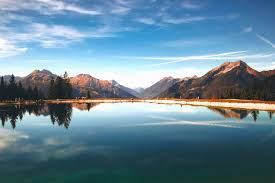
#> input picture Programs/download.jpeg, 275 x 183 px
$ python 7.py
#> lines starting #> are read from the running program, lines starting #| are printed output that depends on the picture
import cv2

image = cv2.imread('download.jpeg')
#> image is the input picture: shape (183, 275, 3); mean B, G, R 150.7, 133.5, 103.1
print(image.shape)
#| (183, 275, 3)
height,width = image.shape[:2]
#> height = 183; width = 275

mid_x = width // 2
#> mid_x = 137
mid_y = height // 2
#> mid_y = 91

top_left = image[0:mid_y, 0:mid_x]
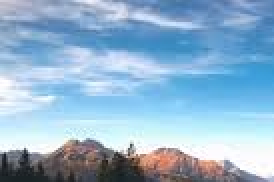
#> top_left: shape (91, 137, 3) (shown 2 times larger); mean B, G, R 206.4, 179.3, 145.1
top_right = image[0:mid_y, mid_x:width]
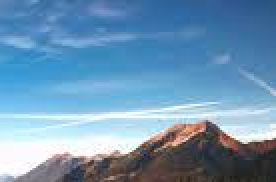
#> top_right: shape (91, 138, 3) (shown 2 times larger); mean B, G, R 179.7, 148.4, 109.4
bottom_left = image[mid_y:height, 0:mid_x]
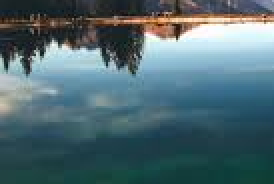
#> bottom_left: shape (92, 137, 3) (shown 2 times larger); mean B, G, R 113.3, 106.3, 80.1
bottom_right = image[mid_y:height, mid_x:width]
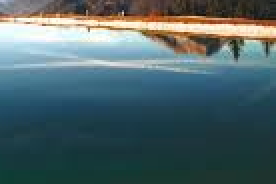
#> bottom_right: shape (92, 138, 3) (shown 2 times larger); mean B, G, R 104.4, 100.7, 78.7

cv2.imshow('Top left quadrant', top_left)
cv2.imshow('Top right quadrant', top_right)
cv2.imshow('Bottom left quadrant', bottom_left)
cv2.imshow('Bottom right quadrant', bottom_right)

cv2.waitKey(0)
cv2.destroyAllWindows()

$ run again, with Programs/image.jpeg copied over Programs/download.jpeg
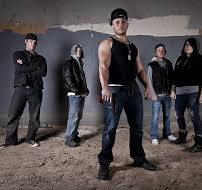
#> input picture Programs/image.jpeg, 202 x 190 px
#> image is the input picture: shape (190, 202, 3); mean B, G, R 73.8, 72.4, 78.2
#| (190, 202, 3)
#> `bottom_left = image[mid_y:height, 0:mid_x]`:
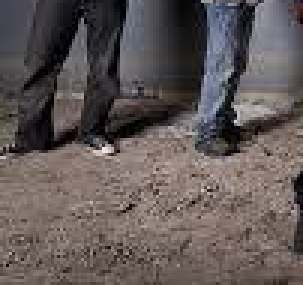
#> bottom_left: shape (95, 101, 3) (shown 3 times larger); mean B, G, R 87.5, 88.6, 97
#> `bottom_right = image[mid_y:height, mid_x:width]`:
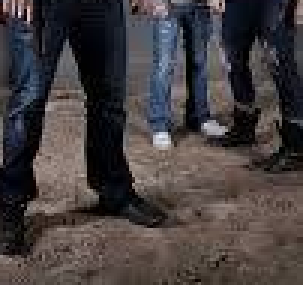
#> bottom_right: shape (95, 101, 3) (shown 3 times larger); mean B, G, R 63, 62.2, 68.3
